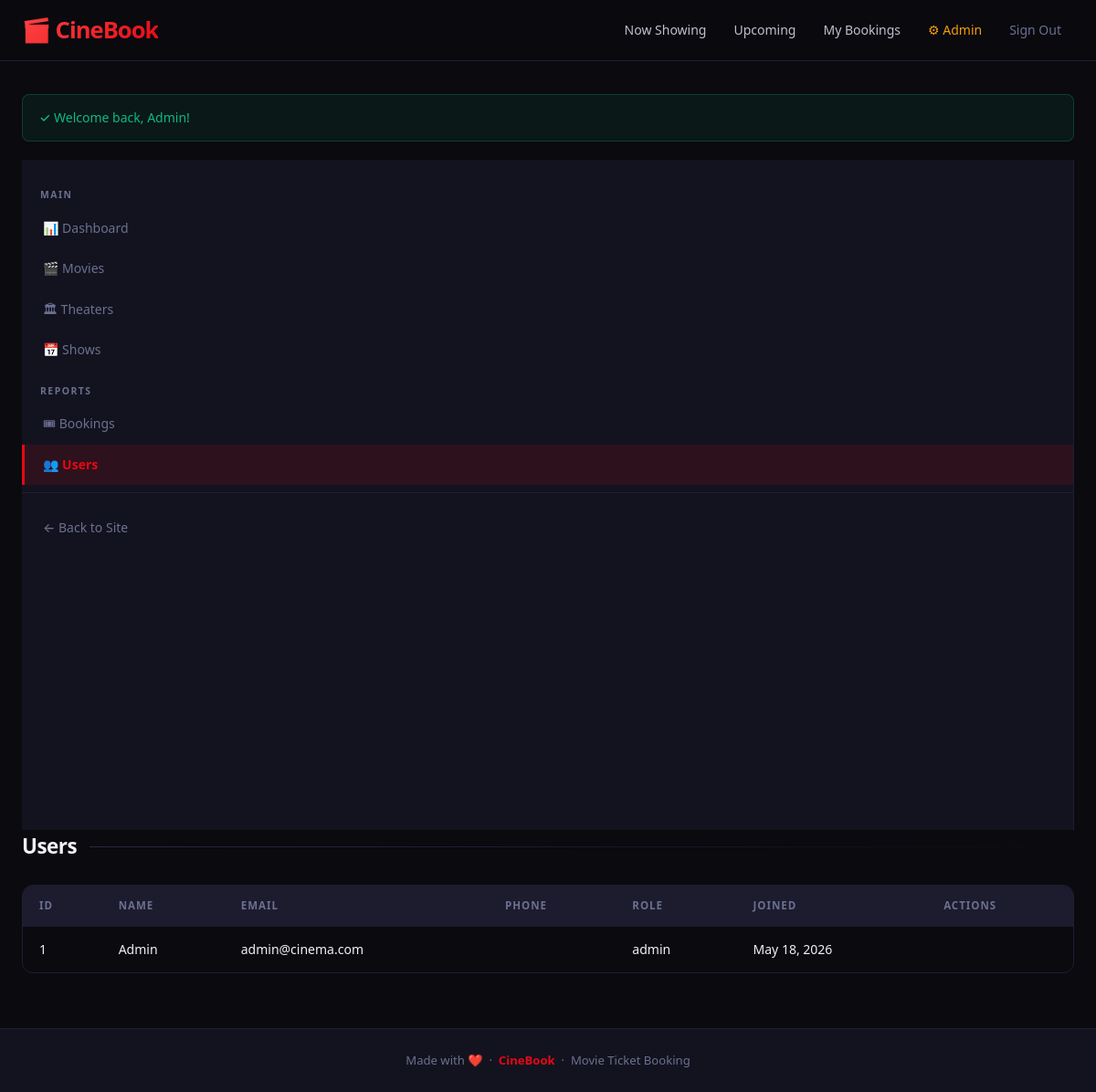
The page /admin/users.php (signed in) on the database its author committed.
### tables this page shows
CREATE TABLE users (
  id INT AUTO_INCREMENT PRIMARY KEY,
  name VARCHAR(100) NOT NULL,
  email VARCHAR(150) NOT NULL UNIQUE,
  phone VARCHAR(20),
  password VARCHAR(255) NOT NULL,
  role ENUM('user','admin') DEFAULT 'user',
  created_at TIMESTAMP DEFAULT CURRENT_TIMESTAMP
);

### admin/users.php (the view, shortened to what this page needs)
<?php
require_once __DIR__ . '/../includes/functions.php';
$rows = $conn->query("SELECT * FROM users ORDER BY created_at DESC")->fetch_all(MYSQLI_ASSOC);
$pageTitle = 'Users'; require_once __DIR__ . '/../includes/header.php';
?>
<div class="admin-layout">
  <?php require __DIR__ . '/sidebar.php'; ?>
  <div>
    <h2 class="section-title">Users</h2>
    <div class="table-wrap"><table>
      <thead><tr><th>ID</th><th>Name</th><th>Email</th><th>Phone</th><th>Role</th><th>Joined</th><th>Actions</th></tr></thead>
      <tbody>
      <?php foreach ($rows as $u): ?>
        <tr><td><?= $u['id'] ?></td><td><?= e($u['name']) ?></td><td><?= e($u['email']) ?></td>
        <td><?= e($u['phone']) ?></td><td><?= e($u['role']) ?></td>
        <td><?= date('M j, Y', strtotime($u['created_at'])) ?></td>
        <td><?php if ($u['id']!=$_SESSION['user_id']): ?>
        <?php endif; ?></td></tr>
      <?php endforeach; ?>
      </tbody></table></div>
  </div>
</div>
<?php require_once __DIR__ . '/../includes/footer.php'; ?>

### assets/css/style.css (style rules this page uses)
*, *::before, *::after { margin: 0; padding: 0; box-sizing: border-box; }
:root { --bg: #0a0a0f; --surface: #13131f; --surface-2: #1c1c2e; --surface-3: #252540; --primary: #e50914; --primary-h: #ff2430; --primary-dim: rgba(229,9,20,0.12); --primary-glow:rgba(229,9,20,0.35); --text: #f0f0f5; --text-2: #c0c0d0; --muted: #6b7090; --border: #1e1e35; --border-2: #2a2a45; --success: #10b981; --danger: #ef4444; --warning: #f59e0b; --info: #6366f1; --gold: #fbbf24; --radius: 12px; --radius-sm: 8px; --shadow: 0 8px 32px rgba(0,0,0,0.5); --shadow-lg: 0 20px 60px rgba(0,0,0,0.6); --transition: 0.2s cubic-bezier(0.4,0,0.2,1); }
html { scroll-behavior: smooth; }
body { font-family: 'Segoe UI', system-ui, -apple-system, sans-serif; background: var(--bg); color: var(--text); min-height: 100vh; display: flex; flex-direction: column; line-height: 1.6; -webkit-font-smoothing: antialiased; }
.section-title { font-size: 1.4rem; font-weight: 800; margin-bottom: 24px; display: flex; align-items: center; gap: 14px; letter-spacing: -0.5px; }
.section-title::after { content: ''; flex: 1; height: 1px; background: linear-gradient(90deg, var(--border-2), transparent); }
.table-wrap { overflow-x: auto; border-radius: var(--radius); border: 1px solid var(--border); }
table { width: 100%; border-collapse: collapse; font-size: 0.875rem; }
thead th { background: var(--surface-2); padding: 13px 18px; text-align: left; font-size: 0.72rem; text-transform: uppercase; letter-spacing: 1px; color: var(--muted); font-weight: 700; white-space: nowrap; }
tbody td { padding: 14px 18px; border-bottom: 1px solid var(--border); vertical-align: middle; }
tbody tr:last-child td { border-bottom: none; }

### rows shown on the page
users: id "1", name "Admin", email "admin@cinema.com", role "admin", created_at "May 18, 2026"

### other values the page prints
SITE_NAME "CineBook"
$icon "✓"
$f['msg'] "Welcome back, Admin!"
